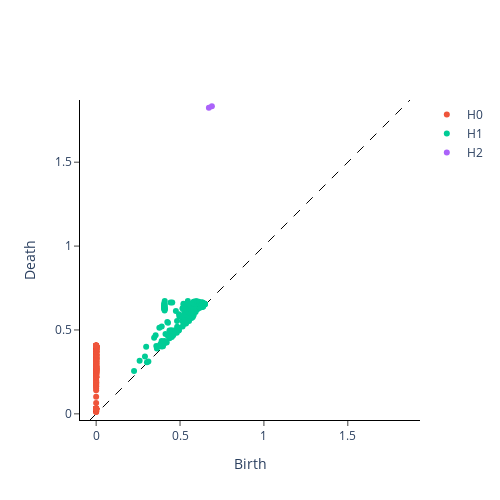

The code cell stored with this chart in its notebook:
### Markdown cell above
and next for the non-periodic one:

### Code cell
plot_diagram(nonperiodic_persistence_diagrams[0])

### Figure 1 — Plotly figure (JSON) as saved in the notebook; plotly's stock layout.template omitted (floating-point values rounded to 4 significant figures; data arrays with more than 128 entries replaced by an {"elided": "..."} marker saying what was removed)
{"data": [{"hoverinfo": "none", "line": {"color": "black", "dash": "dash", "width": 1}, "mode": "lines", "showlegend": false, "type": "scatter", "x": [-0.03668, 1.871], "y": [-0.03668, 1.871]}, {"hoverinfo": "text", "hovertext": {"elided": "323 str values"}, "mode": "markers", "name": "H0", "type": "scatter", "x": {"elided": "323 int values"}, "y": {"elided": "323 float values"}}, {"hoverinfo": "text", "hovertext": {"elided": "222 str values"}, "mode": "markers", "name": "H1", "type": "scatter", "x": {"elided": "222 float values"}, "y": {"elided": "222 float values"}}, {"hoverinfo": "text", "hovertext": ["(0.6898276209831238, 1.8340716361999512)", "(0.6719647645950317, 1.824169635772705)"], "mode": "markers", "name": "H2", "type": "scatter", "x": [0.6898, 0.672], "y": [1.834, 1.824]}], "layout": {"height": 500, "plot_bgcolor": "white", "width": 500, "xaxis": {"autorange": false, "domain": [0, 1], "exponentformat": "e", "linecolor": "black", "linewidth": 1, "mirror": false, "range": [-0.08735, 1.921], "showexponent": "all", "showline": true, "side": "bottom", "ticks": "outside", "title": {"text": "Birth"}, "type": "linear", "zeroline": true}, "yaxis": {"autorange": false, "domain": [0, 1], "exponentformat": "e", "linecolor": "black", "linewidth": 1, "mirror": false, "range": [-0.03668, 1.871], "scaleanchor": "x", "scaleratio": 1, "showexponent": "all", "showline": true, "side": "left", "ticks": "outside", "title": {"text": "Death"}, "type": "linear", "zeroline": true}}}
